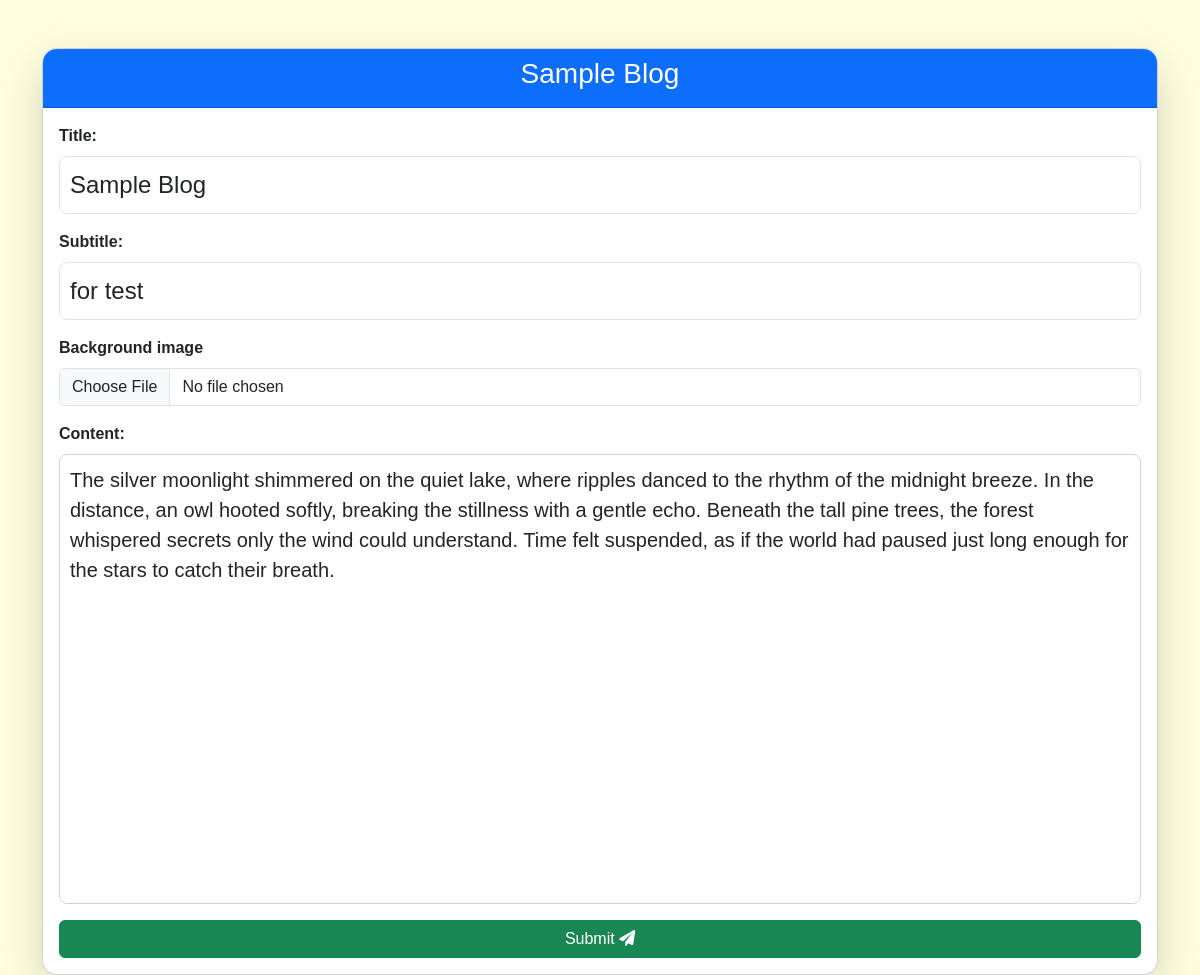
The page /blog/edit/4 (signed in) on the database its author committed.
### models.py (models this page shows, shortened)
class Blog(db.Model):
    id = db.Column(db.Integer, primary_key=True)
    user_id = db.Column(db.Integer, db.ForeignKey('user.id'), nullable=False)
    title = db.Column(db.String(255), nullable=False)
    subtitle = db.Column(db.String(255))
    content = db.Column(db.Text, nullable=False)
    image = db.Column(db.String(255))  # Store image path
    created_at = db.Column(db.DateTime, nullable=False, default=lambda: datetime.now(timezone.utc))

### blogs/views.py (the view, shortened to what this page needs)
@blog_bp.route('/edit/<int:postId>', methods=['GET', 'POST'])
def edit_post(postId):
    if "user_id" not in session:
        flash("Login required!")
        return redirect(url_for('login', next=request.url))
    conn = get_db_connection()
    post = conn.execute("SELECT * FROM blog WHERE id = ?", (postId,)).fetchone()
    if not post:
        conn.close()
        return "Post not found", 404
    if post["user_id"] != session["user_id"]:
        conn.close()
        flash("You are not allowed to edit this post!")
        return redirect(url_for('blog.home'))
    conn.close()
    return render_template('edit_post.html', post=post)

### blogs/views.py (called while the page is built)
def get_db_connection():
    conn = sqlite3.connect("instance/users.db")
    conn.row_factory = sqlite3.Row
    return conn

### blogs/templates/edit_post.html (shortened to what this page needs)
<!DOCTYPE html>
<html lang="en">
<head>
  <link href="https://cdn.jsdelivr.net/npm/bootstrap@5.3.0/dist/css/bootstrap.min.css" rel="stylesheet">
  <link rel="stylesheet" href="https://cdnjs.cloudflare.com/ajax/libs/font-awesome/6.0.0/css/all.min.css">
  <link href="https://cdn.quilljs.com/1.3.6/quill.snow.css" rel="stylesheet">
  <link rel="stylesheet" href="{{ url_for('blog.static', filename='css/editor.css') }}">
</head>
<body>
<div class="container mt-5">
  <div class="card shadow-lg">
    <div class="card-header bg-primary text-white">
      <h3 class="text-center">{{ post.title if post else "Create Post" }}</h3>
    </div>
    <div class="card-body">
      <form method="POST" enctype="multipart/form-data">
        <div class="mb-3">
          <label for="title" class="form-label">Title:</label>
          <input type="text" name="title" id="title" class="form-control" value="{{ post.title if post else '' }}" required>
        </div>
        <div class="mb-3">
          <label for="subtitle" class="form-label">Subtitle:</label>
          <input type="text" name="subtitle" id="subtitle" class="form-control" value="{{ post.subtitle if post else '' }}">
        </div>
        <div class="mb-3">
          <label class="form-label" for="customFile">Background image</label>
          <input type="file" name="image" class="form-control" id="customFile" />
        </div>
        <div class="mb-3">
          <label class="form-label">Content:</label>
          <div id="editor-container">{% if post %}{{ post.content | safe }}{% endif %}</div>
        </div>
        <button type="submit" class="btn btn-success w-100">Submit <i class="fas fa-paper-plane"></i></button>
      </form>
    </div>
  </div>
</div>
</body>
</html>

### blogs/static/css/editor.css (style rules this page uses)
body { background-color: #FFFFE0; font-family: 'Arial', sans-serif; }
.card { max-width: 1550px; margin: auto; border-radius: 15px; overflow: hidden; }
.card-header { font-size: 2rem; text-align: center; font-weight: bold; }
.form-label { font-weight: bold; }
input[type="text"] { border-radius: 8px; padding: 10px; font-size: 1.5rem; }
#editor-container { height: 450px; background: #fff; border-radius: 8px; border: 1px solid #ced4da; padding: 10px; font-size: 1.25rem; }
button { font-size: 2rem; border-radius: 8px; padding: 10px; transition: 0.3s; }

### rows shown on the page
Blog: title "Sample Blog", subtitle "for test", content "The silver moonlight shimmered on the quiet lake, where ripples danced to the rhythm of the midnight breeze. In the distance, an owl hooted softly, breaking the stillness with a gentle echo. Beneath the tall pine trees, the forest whispered secrets only the wind could understand. Time felt suspended, as if the world had paused just long enough for the stars to catch their breath."
